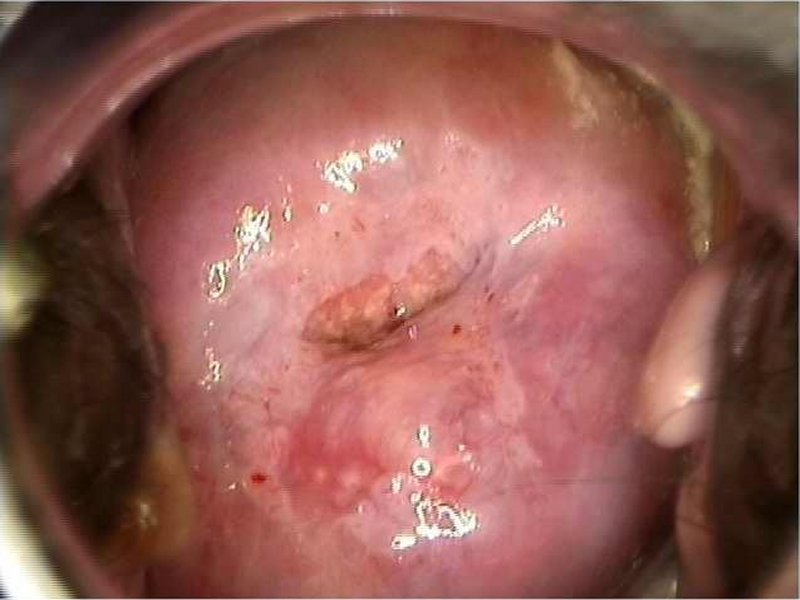
#> input picture negative/AAAV0.jpg, 800 x 600 px
$ python -i medical_preprocessing.py   (imports and definitions only)   (older library calls are emulated)
#> lines starting #> are read from the running program, lines starting #| are printed output that depends on the picture; after the words box and inside, x2 and y2 are one past the last pixel; in counts of white or black regions, pixels touching at a corner belong together
import cv2
import numpy as np
from scipy import ndimage
import logging

try:
    from skimage import exposure, segmentation, color
    SKIMAGE_AVAILABLE = True
except ImportError:
    SKIMAGE_AVAILABLE = False
    logging.warning("skimage not available. Some advanced image processing features will be limited.")

class ColposcopyPreprocessor:
    """Medical-specific preprocessing for colposcopy images"""

    def __init__(self):
        self.roi_detector = None  # Could be initialized with a pre-trained ROI model

    def preprocess_image(self, image):
        """Complete preprocessing pipeline for colposcopy images"""
        try:
            # Ensure image is in uint8 format
            if image.dtype != np.uint8:
                image = (image * 255).astype(np.uint8)

            # Color normalization
            normalized = self._normalize_color(image)

            # Enhance acetowhite regions
            enhanced = self._enhance_acetowhite(normalized)

            # Detect cervical region
            roi_mask = self._detect_cervical_region(enhanced)

            # Apply ROI mask
            processed = self._apply_roi(enhanced, roi_mask)

            return processed, roi_mask

        except Exception as e:
            logging.error(f"Error in preprocessing image: {str(e)}")
            # Return original image and full mask if processing fails
            return image, np.ones_like(image[:,:,0])

    def _normalize_color(self, image):
        """Normalize color for consistent analysis"""
        try:
            if SKIMAGE_AVAILABLE:
                # Use skimage for advanced color normalization
                lab = color.rgb2lab(image)
#> lab: shape (600, 800, 3) float64; mean of channels 0, 1, 2 43.4, 20.9, 14.5
                lab_normalized = exposure.rescale_intensity(lab)
#> lab_normalized: shape (600, 800, 3) float64; mean of channels 0, 1, 2 -0.0417, -0.456, -0.574
                return (color.lab2rgb(lab_normalized) * 255).astype(np.uint8)
            else:
                # Fallback to simple normalization using cv2
                lab = cv2.cvtColor(image, cv2.COLOR_RGB2LAB)
                l, a, b = cv2.split(lab)
                l_norm = cv2.normalize(l, None, 0, 255, cv2.NORM_MINMAX)
                normalized = cv2.merge([l_norm, a, b])
                return cv2.cvtColor(normalized, cv2.COLOR_LAB2RGB)
        except Exception as e:
            logging.error(f"Error in color normalization: {str(e)}")
            return image

    def _enhance_acetowhite(self, image):
        """Enhance acetowhite regions for better visibility"""
        try:
            # Ensure image is in uint8 format
            if image.dtype != np.uint8:
                image = (image * 255).astype(np.uint8)

            # Convert to grayscale
            gray = cv2.cvtColor(image, cv2.COLOR_RGB2GRAY)
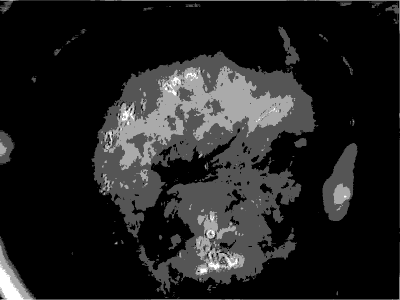
#> gray: shape (600, 800) (shown at 1/2 size); min 0, max 3, mean 0.387; drawn with min black and max white

            # Verify gray image is in correct format
            if gray.dtype != np.uint8:
                gray = gray.astype(np.uint8)

            # Apply CLAHE
            clahe = cv2.createCLAHE(clipLimit=2.0, tileGridSize=(8,8))
            enhanced = clahe.apply(gray)
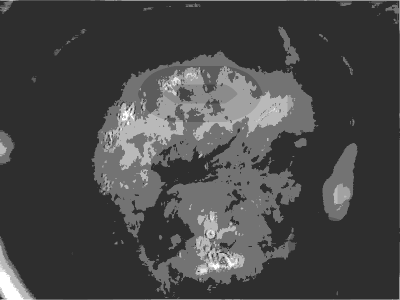
#> enhanced: shape (600, 800) (shown at 1/2 size); min 1, max 12, mean 4.09; drawn with min black and max white

            # Create enhanced color image
            enhanced_color = image.copy()

            # Enhance white regions
            _, white_mask = cv2.threshold(enhanced, 170, 255, cv2.THRESH_BINARY)
#> white_mask: shape (600, 800); every value is 0

            # Apply enhancement only to white regions
            white_mask_3d = np.stack([white_mask] * 3, axis=-1) > 0
#> white_mask_3d: shape (600, 800, 3) bool; every value is 0
            enhanced_color[white_mask_3d] = np.minimum(
                enhanced_color[white_mask_3d] * 1.2,
                255
            ).astype(np.uint8)

            return enhanced_color

        except Exception as e:
            logging.error(f"Error in acetowhite enhancement: {str(e)}")
            return image

    def _detect_cervical_region(self, image):
        """Detect the cervical region in the image"""
        try:
            # Convert to grayscale
            gray = cv2.cvtColor(image, cv2.COLOR_RGB2GRAY)

            # Apply Otsu's thresholding
            _, binary = cv2.threshold(gray, 0, 255, cv2.THRESH_BINARY + cv2.THRESH_OTSU)
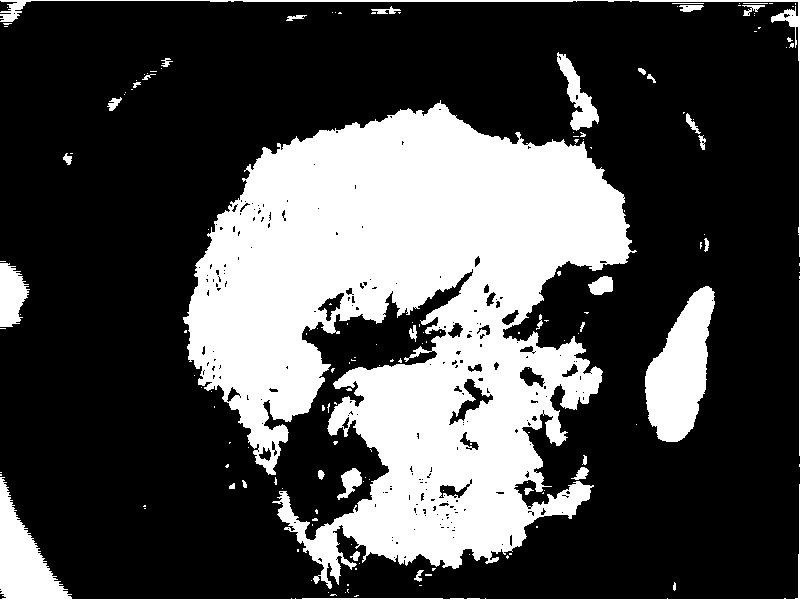
#> binary: shape (600, 800); 29.8% white; 162 white regions (125 under 20 px), largest, box (x1, y1, x2, y2) and area: (183, 100, 637, 589) 123324, (645, 286, 715, 442) 6581, (0, 477, 800, 600) 5134

            # Morphological operations
            kernel = np.ones((5,5), np.uint8)
            cleaned = cv2.morphologyEx(binary, cv2.MORPH_CLOSE, kernel)
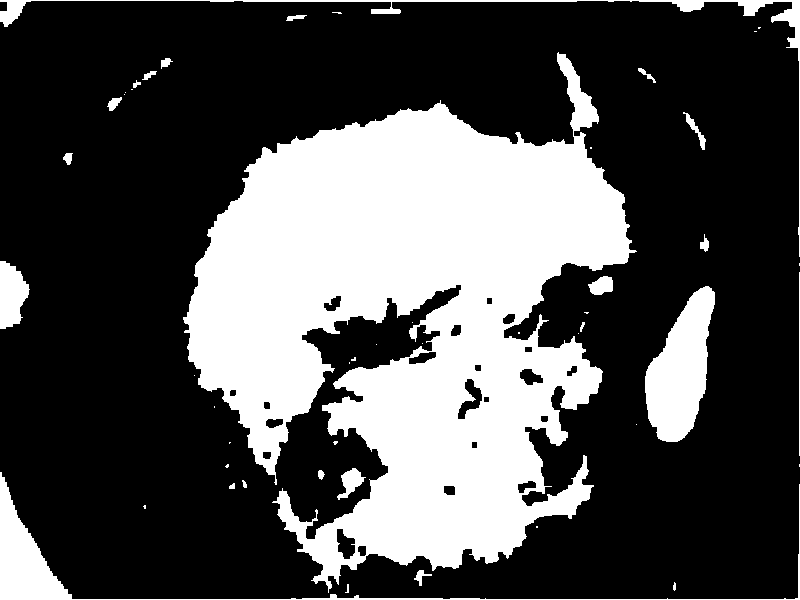
#> cleaned: shape (600, 800); 30.9% white; 49 white regions (25 under 20 px), largest, box (x1, y1, x2, y2) and area: (183, 52, 637, 593) 129712, (645, 286, 715, 442) 6621, (0, 472, 800, 600) 5324
            cleaned = cv2.morphologyEx(cleaned, cv2.MORPH_OPEN, kernel)
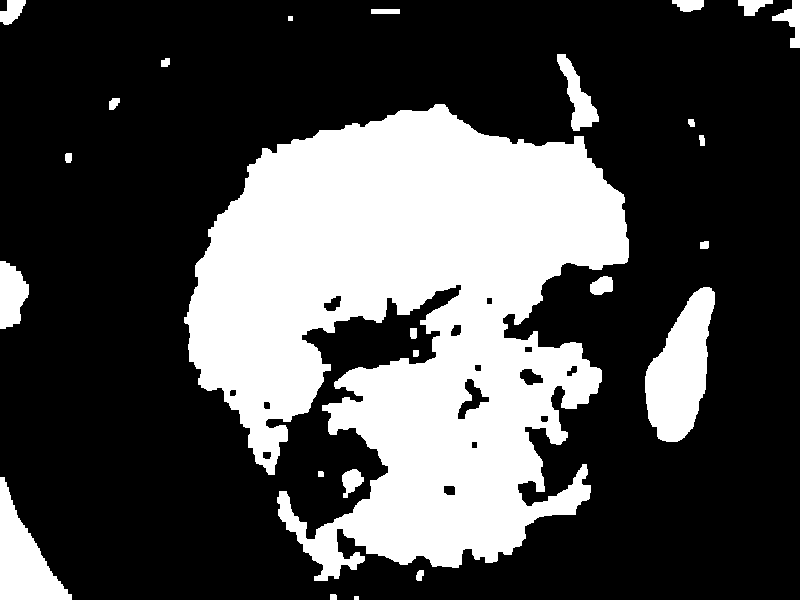
#> cleaned: shape (600, 800); 30% white; 25 white regions

            # Find contours
            contours, _ = cv2.findContours(cleaned, cv2.RETR_EXTERNAL, cv2.CHAIN_APPROX_SIMPLE)
#> contours = 25 contours, 2 with area under 20; largest, box (x1, y1, x2, y2) and area: (184, 104, 629, 581) 126976, (645, 287, 715, 442) 6436, (0, 477, 72, 600) 4028, (0, 261, 29, 329) 1348, (557, 54, 599, 131) 1181

            if not contours:
                return np.ones_like(gray)

            # Find largest contour
            largest_contour = max(contours, key=cv2.contourArea)
#> largest_contour = contour of 1347 points, box (x1, y1, x2, y2) (184, 104, 629, 581), area 126976

            # Create mask
            mask = np.zeros_like(gray)
            cv2.drawContours(mask, [largest_contour], -1, 255, -1)
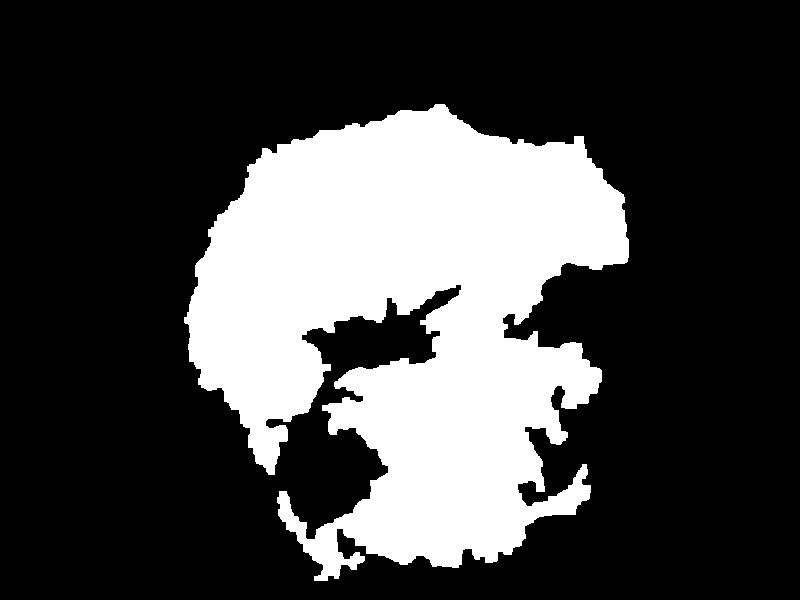
#> mask: shape (600, 800); 26.8% white; 1 white region, box (x1, y1, x2, y2) and area: (184, 104, 629, 581) 128702

            return mask

        except Exception as e:
            logging.error(f"Error in cervical region detection: {str(e)}")
            return np.ones_like(image[:,:,0])

    def _apply_roi(self, image, mask):
        """Apply ROI mask to the image"""
        try:
            # Ensure mask is binary and same size as image
            mask_3d = np.stack([mask] * 3, axis=-1) > 0

            # Apply mask
            masked_image = image.copy()
            masked_image[~mask_3d] = 0

            return masked_image

        except Exception as e:
            logging.error(f"Error applying ROI: {str(e)}")
            return image

    # [25 lines left out: function detect_lesions, not called in this run]

class LesionAnalyzer:
    """Analyze detected lesions in colposcopy images"""

    # [76 lines left out: functions analyze_lesion, _analyze_color, _analyze_texture, _analyze_shape, _analyze_acetowhite, not called in this run]

>>> import cv2
>>> picture = cv2.cvtColor(cv2.imread('../negative/AAAV0.jpg'), cv2.COLOR_BGR2RGB)
>>> result = ColposcopyPreprocessor().preprocess_image(picture)

$ run again, on negative/AAAZ2.jpg
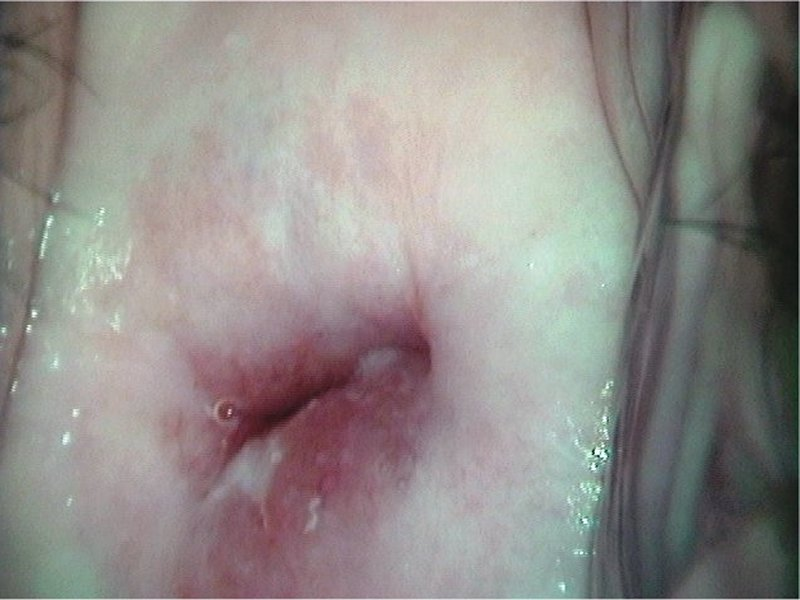
#> input picture negative/AAAZ2.jpg, 800 x 600 px
#> lab: shape (600, 800, 3) float64; mean of channels 0, 1, 2 58.1, 1.2, 2.3
#> lab_normalized: shape (600, 800, 3) float64; mean of channels 0, 1, 2 0.318, -0.619, -0.601
#> white_mask: shape (600, 800); every value is 0
#> white_mask_3d: shape (600, 800, 3) bool; every value is 0
#> in _detect_cervical_region, `_, binary = cv2.threshold(gray, 0, 255, cv2.THRESH_BINARY + cv2.THRESH..`:
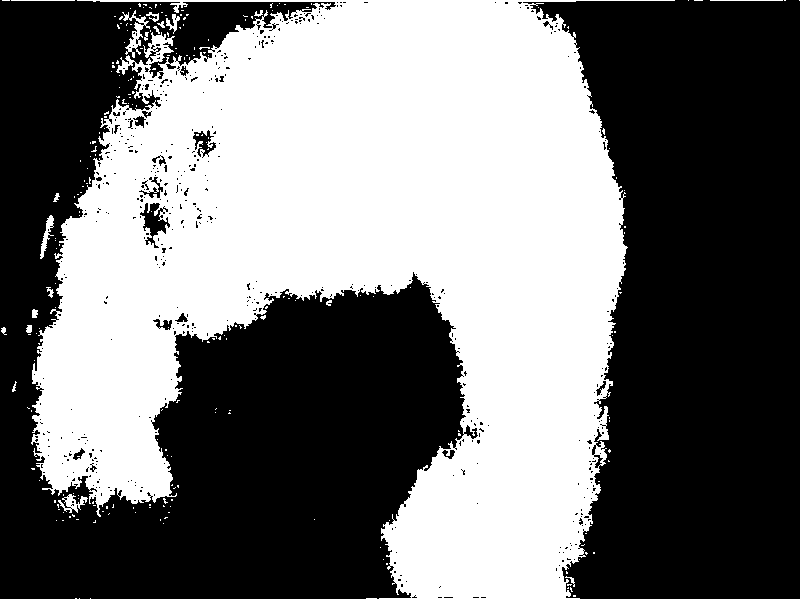
#> binary: shape (600, 800); 45.9% white; 229 white regions (209 under 20 px), largest, box (x1, y1, x2, y2) and area: (0, 0, 800, 600) 218129, (122, 10, 150, 58) 383, (58, 494, 88, 513) 240
#> contours = 9 contours; largest, box (x1, y1, x2, y2) and area: (31, 0, 626, 600) 226015, (44, 218, 54, 240) 120, (270, 0, 286, 4) 45, (138, 0, 147, 7) 44, (41, 241, 47, 251) 40
#> largest_contour = contour of 1049 points, box (x1, y1, x2, y2) (31, 0, 626, 600), area 226015
#> in _detect_cervical_region, `cv2.drawContours(mask, [largest_contour], -1, 255, -1)`:
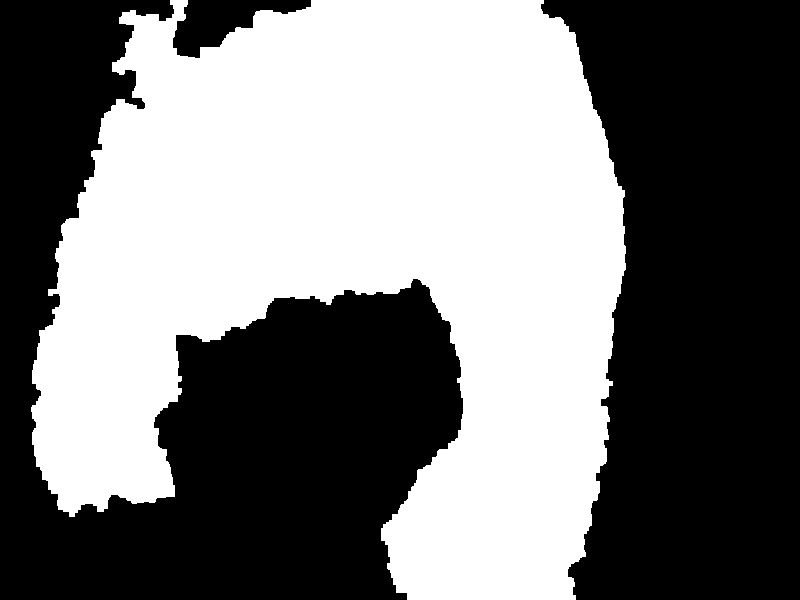
#> mask: shape (600, 800); 47.4% white; 1 white region, box (x1, y1, x2, y2) and area: (31, 0, 626, 600) 227642

$ run again, on negative/AABC4.jpg
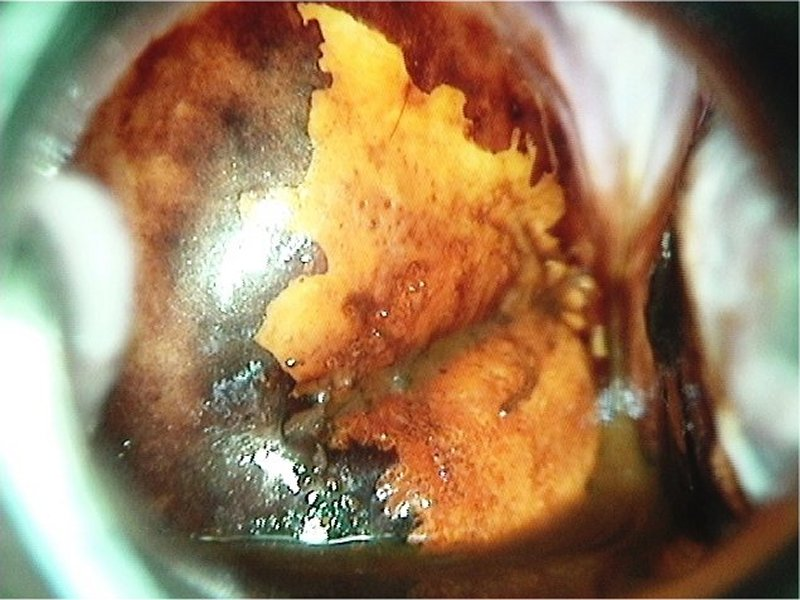
#> input picture negative/AABC4.jpg, 800 x 600 px
#> lab: shape (600, 800, 3) float64; mean of channels 0, 1, 2 55.4, 7.9, 22.7
#> lab_normalized: shape (600, 800, 3) float64; mean of channels 0, 1, 2 0.343, -0.357, -0.138
#> white_mask: shape (600, 800); every value is 0
#> white_mask_3d: shape (600, 800, 3) bool; every value is 0
#> in _detect_cervical_region, `_, binary = cv2.threshold(gray, 0, 255, cv2.THRESH_BINARY + cv2.THRESH..`:
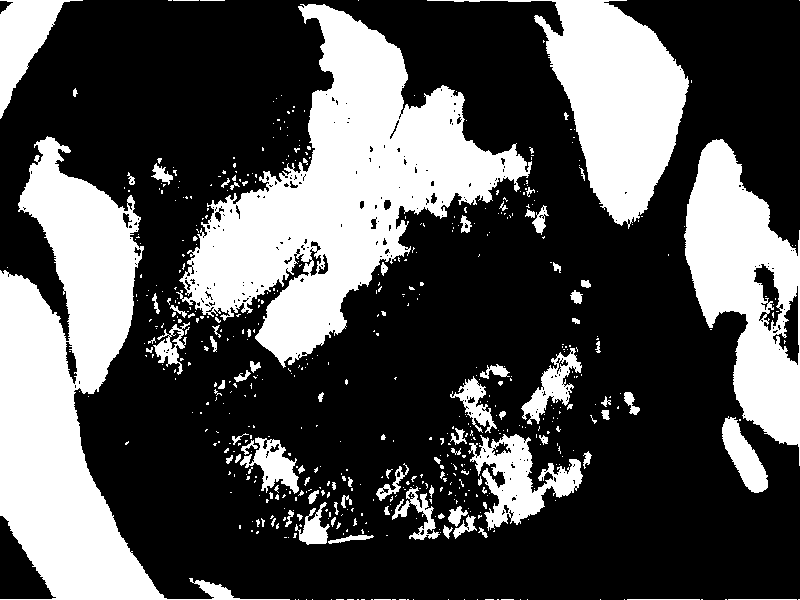
#> binary: shape (600, 800); 32.2% white; 576 white regions (487 under 20 px), largest, box (x1, y1, x2, y2) and area: (176, 4, 532, 368) 48420, (0, 136, 290, 600) 43028, (427, 0, 689, 229) 20487
#> contours = 44 contours, 1 with area under 20; largest, box (x1, y1, x2, y2) and area: (146, 4, 531, 368) 52582, (0, 137, 164, 600) 42509, (535, 0, 689, 225) 20208, (685, 139, 800, 445) 20150, (452, 365, 591, 531) 6972
#> largest_contour = contour of 674 points, box (x1, y1, x2, y2) (146, 4, 531, 368), area 52582
#> in _detect_cervical_region, `cv2.drawContours(mask, [largest_contour], -1, 255, -1)`:
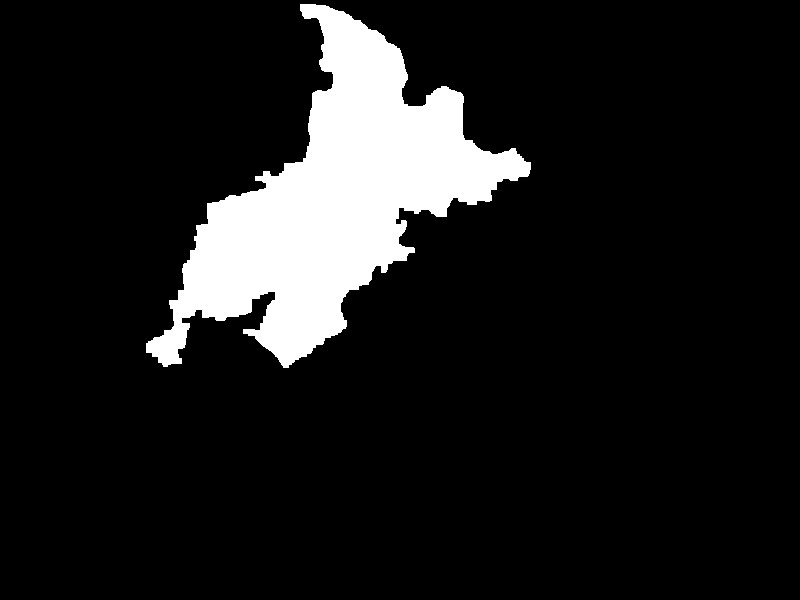
#> mask: shape (600, 800); 11.1% white; 1 white region, box (x1, y1, x2, y2) and area: (146, 4, 531, 368) 53447
